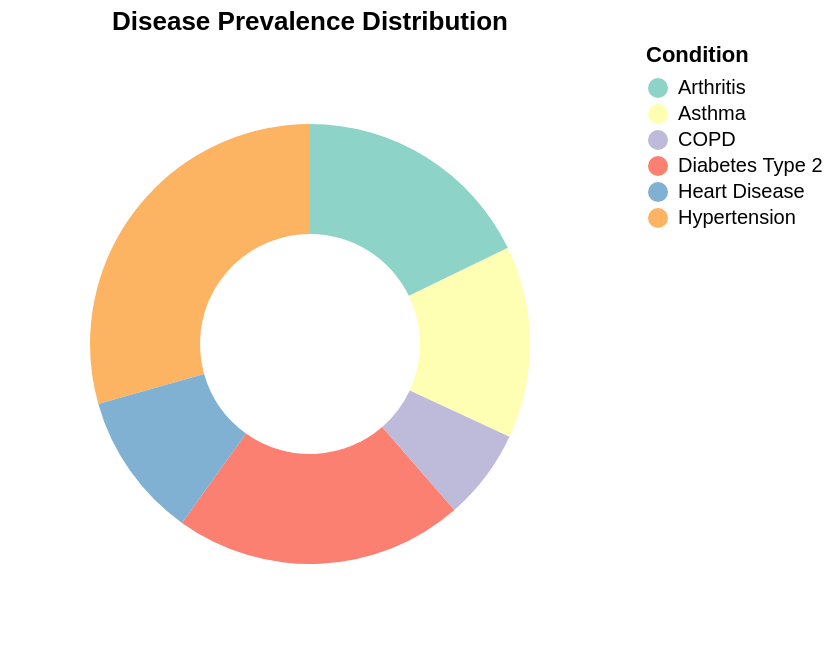

The specification (Vega-Lite) saved for this image:
### Vega-Lite specification from a JSON file in a GitHub repository (floating-point values rounded to 4 significant figures)
{"$schema": "https://vega.github.io/schema/vega-lite/v6.json", "description": "Disease prevalence breakdown", "data": {"values": [{"disease": "Hypertension", "cases": 1850}, {"disease": "Diabetes Type 2", "cases": 1340}, {"disease": "Asthma", "cases": 890}, {"disease": "Heart Disease", "cases": 675}, {"disease": "Arthritis", "cases": 1120}, {"disease": "COPD", "cases": 420}]}, "mark": {"type": "arc", "innerRadius": 55, "outerRadius": 110}, "encoding": {"theta": {"field": "cases", "type": "quantitative"}, "color": {"field": "disease", "type": "nominal", "scale": {"scheme": "set3"}, "legend": {"title": "Condition"}}, "tooltip": [{"field": "disease", "type": "nominal", "title": "Disease"}, {"field": "cases", "type": "quantitative", "title": "Cases", "format": ",.0f"}]}, "title": "Disease Prevalence Distribution"}
